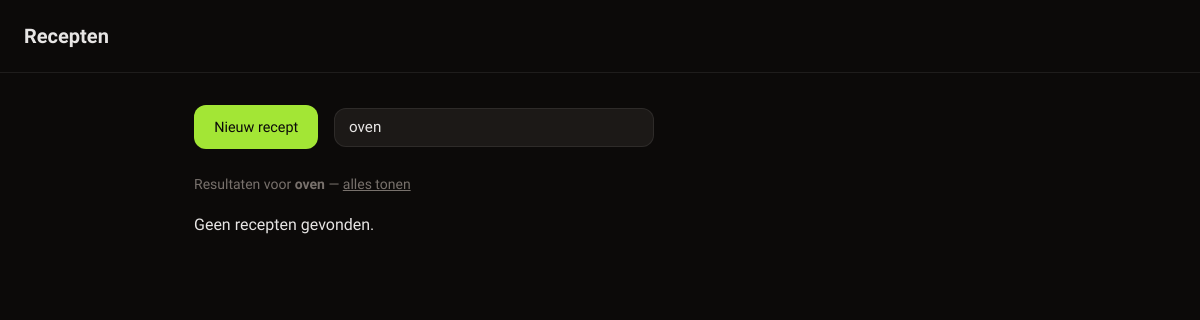
The app's page /search?q=oven, older data.
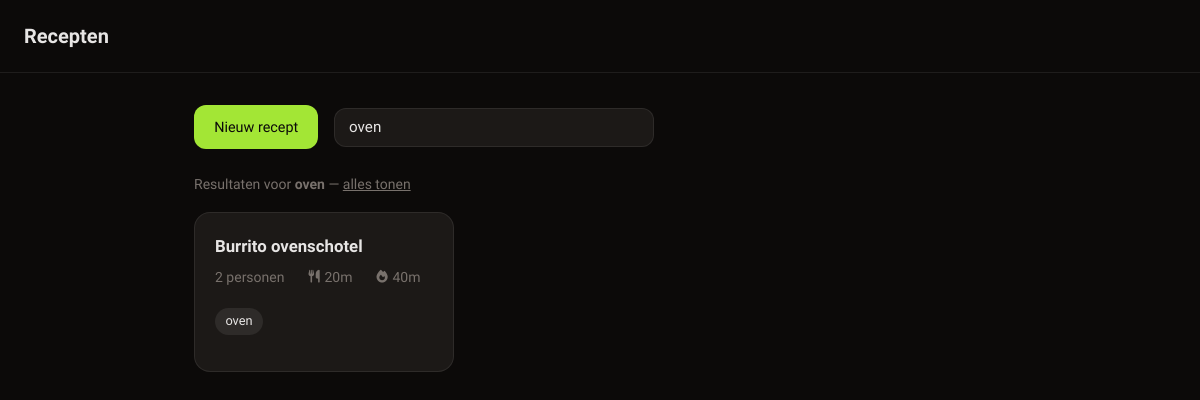
The same page, newer data.
### tables this page shows
CREATE TABLE recipe (
            id INTEGER PRIMARY KEY AUTOINCREMENT,
            title TEXT NOT NULL,
            steps TEXT NOT NULL DEFAULT '',
            servings INTEGER NOT NULL DEFAULT 2,
            updated_at TIMESTAMP DEFAULT CURRENT_TIMESTAMP
        , cook_time TEXT, tags TEXT, prep_time TEXT);

### app.py (the view)
@app.route("/search")
def search():
    q = request.args.get("q", "").strip()
    db = get_db()
    if q:
        results = db.execute("""
            SELECT DISTINCT r.* FROM recipe r
            LEFT JOIN ingredient i ON i.recipe_id = r.id
            WHERE r.title LIKE ? OR r.tags LIKE ? OR i.item LIKE ?
            ORDER BY r.updated_at DESC
        """, [f"%{q}%", f"%{q}%", f"%{q}%"]).fetchall()
    else:
        results = db.execute("SELECT * FROM recipe ORDER BY updated_at DESC").fetchall()
    return render_template("index.html", recipes=results, query=q or None)

### app.py (called while the page is built)
def get_db():
    if "db" not in g:
        g.db = sqlite3.connect(DATABASE)
        g.db.row_factory = sqlite3.Row
        g.db.execute("PRAGMA foreign_keys = ON")
    return g.db

### templates/index.html (shortened to what this page needs)
{% extends "base.html" %}
{% block content %}
<div class="page-header">
  <a href="/recipes/new" class="btn btn-primary">Nieuw recept</a>
  <form action="/search" method="GET" class="search-form">
    <input name="q" type="search" placeholder="Zoeken…" value="{{ query if query else '' }}" class="search-input">
  </form>
</div>
{% if query %}
<p class="search-meta">Resultaten voor <strong>{{ query }}</strong> — <a href="/">alles tonen</a></p>
{% endif %}
<section class="recipe-grid">
  {% for r in recipes %}
  <div class="recipe-card">
    <a href="/recipes/{{ r.id }}" class="recipe-card-link">
      <h2>{{ r.title }}</h2>
      <span class="meta">
        {{ r.servings }} personen
        {% if r.prep_time %}<span class="time-badge"><i class="fa-solid fa-utensils"></i> {{ r.prep_time }}</span>{% endif %}
        {% if r.cook_time %}<span class="time-badge"><i class="fa-solid fa-fire"></i> {{ r.cook_time }}</span>{% endif %}
      </span>
    </a>
    {% if r.tags %}
    <div class="tag-list tag-list-card">
      {% for tag in r.tags.split(',') %}{% set t = tag.strip() %}{% if t %}<a href="/search?q={{ t }}" class="tag-pill tag-pill-static">{{ t }}</a>{% endif %}{% endfor %}
    </div>
    {% endif %}
  </div>
  {% else %}
  <p class="empty">{% if query %}Geen recepten gevonden.{% else %}Nog geen recepten.{% endif %}</p>
  {% endfor %}
</section>
{% endblock %}

Row changes from the older to the newer data that the page shows:
added recipe: tags "oven", title "Burrito ovenschotel", servings "2", prep_time "20m", cook_time "40m"
Text that changed along with them:
{{ query }}: "oven" → (not shown)
text no longer shown: "Geen recepten gevonden."
